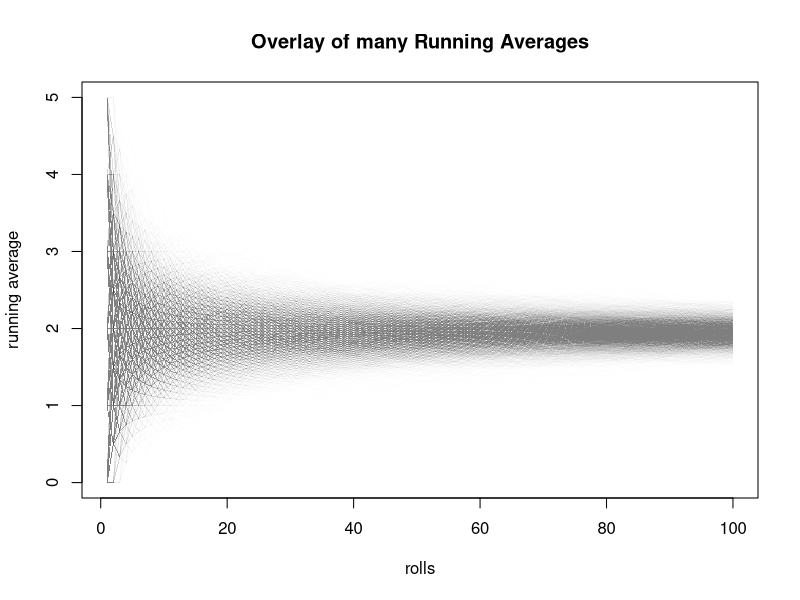

This figure's R source:

alp = 0.01
end = 100

pdf('running_die_overlay.pdf',width=7,height=5)

for(j in 1:5000)
{
    means = c()
    rolls = c()
    for(i in 1:end)
    {
        rolls = c(rolls,abs(sample(1:6,1)-sample(1:6,1)))
        means = c(means,mean(rolls))
    }
    if(j==1){plot(1:end, means, lwd=0.3, type='l', ylim=c(0,5), xlab='rolls', ylab='running average', main='Overlay of many Running Averages', col=rgb(0,0,0,alpha=alp))}
    else{lines(1:end, means, lwd=0.3, col=rgb(0,0,0,alpha=alp))}
}

#n = end
#sd = 1.707825
#p = 3.5

#xs = 1:n
#UB = p+sd/sqrt(xs)
#LB = p-sd/sqrt(xs)
#dUB = p+2*sd/sqrt(xs)
#dLB = p-2*sd/sqrt(xs)

#lines(1:n, UB, lwd=2, col=rgb(1,0,0,alpha=1))
#lines(1:n, LB, lwd=2, col=rgb(1,0,0,alpha=1))
#lines(1:n, dUB, lwd=2, col=rgb(1,0,0,alpha=1))
#lines(1:n, dLB, lwd=2, col=rgb(1,0,0,alpha=1))

dev.off()
